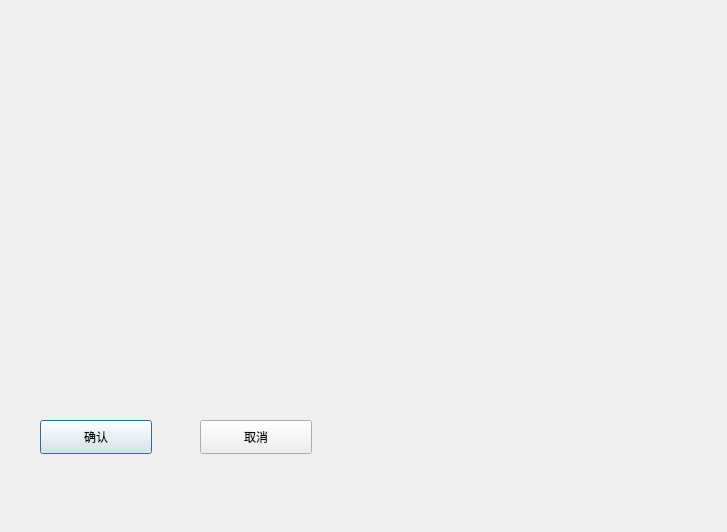
<?xml version="1.0" encoding="UTF-8"?>
<ui version="4.0">
 <class>shibiejiesuan</class>
 <widget class="QDialog" name="shibiejiesuan">
  <property name="geometry">
   <rect>
    <x>0</x>
    <y>0</y>
    <width>727</width>
    <height>532</height>
   </rect>
  </property>
  <property name="windowTitle">
   <string>Dialog</string>
  </property>
  <property name="styleSheet">
   <string notr="true">#MainWindow{
border-image: url(:/image/1.png);
}</string>
  </property>
  <widget class="QLabel" name="label">
   <property name="geometry">
    <rect>
     <x>150</x>
     <y>40</y>
     <width>351</width>
     <height>261</height>
    </rect>
   </property>
   <property name="styleSheet">
    <string notr="true"/>
   </property>
   <property name="text">
    <string/>
   </property>
  </widget>
  <widget class="QPushButton" name="pushButton">
   <property name="geometry">
    <rect>
     <x>40</x>
     <y>420</y>
     <width>112</width>
     <height>34</height>
    </rect>
   </property>
   <property name="text">
    <string>确认</string>
   </property>
  </widget>
  <widget class="QPushButton" name="pushButton_2">
   <property name="geometry">
    <rect>
     <x>200</x>
     <y>420</y>
     <width>112</width>
     <height>34</height>
    </rect>
   </property>
   <property name="text">
    <string>取消</string>
   </property>
  </widget>
  <widget class="QLabel" name="label_2">
   <property name="geometry">
    <rect>
     <x>320</x>
     <y>-6</y>
     <width>411</width>
     <height>541</height>
    </rect>
   </property>
   <property name="text">
    <string/>
   </property>
   <property name="pixmap">
    <pixmap resource="image.qrc">:/image/1.png</pixmap>
   </property>
   <property name="scaledContents">
    <bool>true</bool>
   </property>
  </widget>
 </widget>
 <resources>
  <include location="image.qrc"/>
 </resources>
 <connections/>
</ui>
